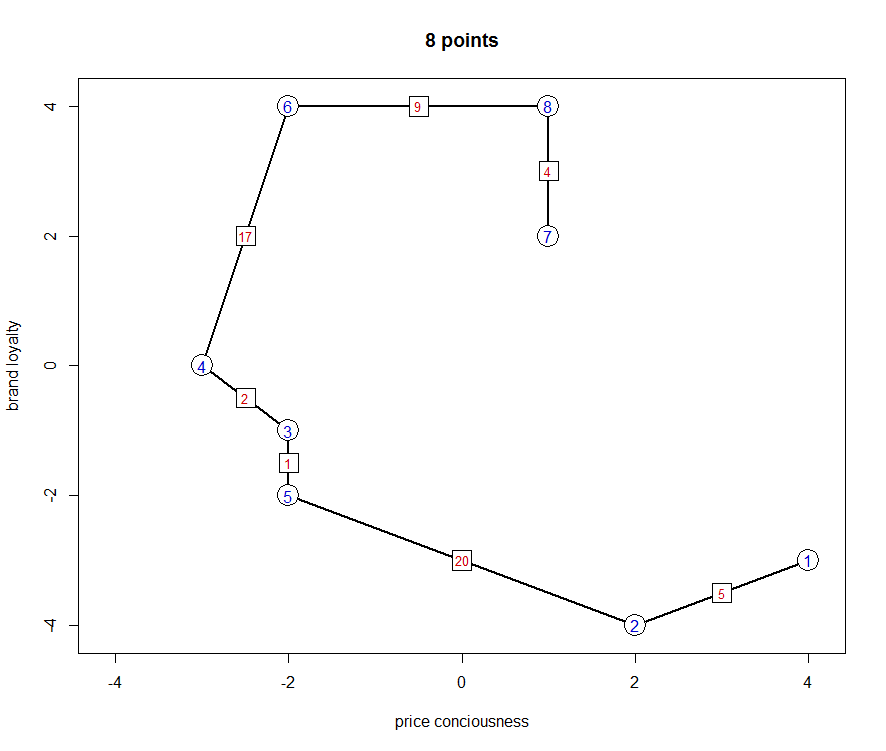

Source code (R):
# clear cache and close windows
graphics.off()
rm(list=ls(all=TRUE))

# define eight points, compute distance matrix
eight        = cbind(c(-3,-2,-2,-2,1,1,2,4),c(0,4,-1,-2,4,2,-4,-3))
eight        = eight[c(8,7,3,1,4,2,6,5),]
dist_eight   = (as.matrix(dist(eight, method = "euclidian")))^2
comb = c(1,2,5,3,4,6,8,7)

dev.new()
# plot eight points using average linkage
par(mfrow = c(1, 1),cex=1)

plot(eight, pch=16, xlab="price conciousness",ylab="brand loyalty",main="8 points",
     xlim=c(-4.1,4.1),ylim=c(-4.1,4.1))

# Plot Lines
for (i in 2:length(comb)) {
  segments(eight[comb[i-1],1],eight[comb[i-1],2 ],eight[comb[i],1 ],eight[comb[i],2],lwd=2,"black")
}

# Plot Distances
for (j in 2:8) {
  points((eight[comb[j-1],1]+eight[comb[j],1])/2, (eight[comb[j-1],2]+eight[comb[j],2])/2, pch=22, cex=3, bg="white")
  text((eight[comb[j-1],1]+eight[comb[j],1])/2, (eight[comb[j-1],2]+eight[comb[j],2])/2 ,
       dist_eight[comb[j-1],comb[j]],col="red3", cex = 0.8)
}

# Plot Nodes
points(eight, pch=21, cex=3, bg="white")
text(eight[,1],eight[,2],as.character(1:8),col="blue3",cex=1)
